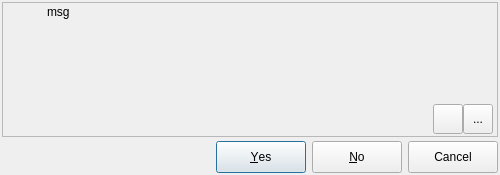
<?xml version="1.0" encoding="UTF-8"?>
<ui version="4.0">
 <class>MessageBox</class>
 <widget class="QDialog" name="MessageBox">
  <property name="windowModality">
   <enum>Qt::ApplicationModal</enum>
  </property>
  <property name="geometry">
   <rect>
    <x>0</x>
    <y>0</y>
    <width>500</width>
    <height>175</height>
   </rect>
  </property>
  <property name="sizePolicy">
   <sizepolicy hsizetype="Minimum" vsizetype="Minimum">
    <horstretch>0</horstretch>
    <verstretch>0</verstretch>
   </sizepolicy>
  </property>
  <property name="minimumSize">
   <size>
    <width>500</width>
    <height>175</height>
   </size>
  </property>
  <property name="windowTitle">
   <string>Dialog</string>
  </property>
  <property name="windowIcon">
   <iconset resource="../res/resources.qrc">
    <normaloff>:/icones/icones/pgsqlModeler48x48.png</normaloff>:/icones/icones/pgsqlModeler48x48.png</iconset>
  </property>
  <layout class="QGridLayout" name="gridLayout_4">
   <property name="margin">
    <number>2</number>
   </property>
   <property name="spacing">
    <number>4</number>
   </property>
   <item row="0" column="0">
    <widget class="QFrame" name="frame">
     <property name="sizePolicy">
      <sizepolicy hsizetype="Minimum" vsizetype="Minimum">
       <horstretch>0</horstretch>
       <verstretch>0</verstretch>
      </sizepolicy>
     </property>
     <property name="minimumSize">
      <size>
       <width>0</width>
       <height>0</height>
      </size>
     </property>
     <property name="frameShape">
      <enum>QFrame::StyledPanel</enum>
     </property>
     <property name="frameShadow">
      <enum>QFrame::Raised</enum>
     </property>
     <layout class="QGridLayout" name="gridLayout_3">
      <property name="margin">
       <number>2</number>
      </property>
      <item row="1" column="0">
       <layout class="QHBoxLayout" name="horizontalLayout_3">
        <property name="spacing">
         <number>0</number>
        </property>
        <property name="rightMargin">
         <number>2</number>
        </property>
        <item>
         <spacer name="horizontalSpacer">
          <property name="orientation">
           <enum>Qt::Horizontal</enum>
          </property>
          <property name="sizeHint" stdset="0">
           <size>
            <width>361</width>
            <height>27</height>
           </size>
          </property>
         </spacer>
        </item>
        <item>
         <widget class="QToolButton" name="show_errors_txt_tb">
          <property name="minimumSize">
           <size>
            <width>30</width>
            <height>30</height>
           </size>
          </property>
          <property name="toolTip">
           <string>Show excpetion stack in text format (useful to report errors).</string>
          </property>
          <property name="text">
           <string/>
          </property>
          <property name="icon">
           <iconset resource="../res/resources.qrc">
            <normaloff>:/icones/icones/codigofonte.png</normaloff>:/icones/icones/codigofonte.png</iconset>
          </property>
          <property name="iconSize">
           <size>
            <width>22</width>
            <height>22</height>
           </size>
          </property>
          <property name="checkable">
           <bool>true</bool>
          </property>
         </widget>
        </item>
        <item>
         <widget class="QToolButton" name="show_errors_tb">
          <property name="minimumSize">
           <size>
            <width>30</width>
            <height>30</height>
           </size>
          </property>
          <property name="toolTip">
           <string>Show/hide exceptions stack.</string>
          </property>
          <property name="text">
           <string>...</string>
          </property>
          <property name="icon">
           <iconset resource="../res/resources.qrc">
            <normaloff>:/icones/icones/refazer.png</normaloff>:/icones/icones/refazer.png</iconset>
          </property>
          <property name="iconSize">
           <size>
            <width>22</width>
            <height>22</height>
           </size>
          </property>
          <property name="checkable">
           <bool>true</bool>
          </property>
         </widget>
        </item>
       </layout>
      </item>
      <item row="0" column="0">
       <widget class="QStackedWidget" name="objs_group_wgt">
        <property name="sizePolicy">
         <sizepolicy hsizetype="Minimum" vsizetype="Minimum">
          <horstretch>0</horstretch>
          <verstretch>0</verstretch>
         </sizepolicy>
        </property>
        <property name="minimumSize">
         <size>
          <width>424</width>
          <height>0</height>
         </size>
        </property>
        <property name="frameShape">
         <enum>QFrame::NoFrame</enum>
        </property>
        <property name="frameShadow">
         <enum>QFrame::Plain</enum>
        </property>
        <property name="currentIndex">
         <number>0</number>
        </property>
        <widget class="QWidget" name="pg1_4">
         <layout class="QGridLayout" name="gridLayout_9">
          <property name="margin">
           <number>0</number>
          </property>
          <property name="spacing">
           <number>0</number>
          </property>
          <item row="0" column="0">
           <layout class="QGridLayout" name="gridLayout_7">
            <property name="spacing">
             <number>2</number>
            </property>
            <item row="0" column="0">
             <widget class="QLabel" name="icon_lbl">
              <property name="minimumSize">
               <size>
                <width>40</width>
                <height>40</height>
               </size>
              </property>
              <property name="maximumSize">
               <size>
                <width>40</width>
                <height>40</height>
               </size>
              </property>
              <property name="text">
               <string/>
              </property>
              <property name="pixmap">
               <pixmap resource="../res/resources.qrc">:/icones/icones/msgbox_erro.png</pixmap>
              </property>
              <property name="alignment">
               <set>Qt::AlignCenter</set>
              </property>
             </widget>
            </item>
            <item row="0" column="1" rowspan="2">
             <widget class="QLabel" name="msg_lbl">
              <property name="enabled">
               <bool>true</bool>
              </property>
              <property name="sizePolicy">
               <sizepolicy hsizetype="Preferred" vsizetype="Preferred">
                <horstretch>0</horstretch>
                <verstretch>0</verstretch>
               </sizepolicy>
              </property>
              <property name="minimumSize">
               <size>
                <width>0</width>
                <height>0</height>
               </size>
              </property>
              <property name="maximumSize">
               <size>
                <width>16777215</width>
                <height>16777215</height>
               </size>
              </property>
              <property name="acceptDrops">
               <bool>false</bool>
              </property>
              <property name="autoFillBackground">
               <bool>false</bool>
              </property>
              <property name="styleSheet">
               <string notr="true"/>
              </property>
              <property name="text">
               <string>msg</string>
              </property>
              <property name="textFormat">
               <enum>Qt::AutoText</enum>
              </property>
              <property name="scaledContents">
               <bool>true</bool>
              </property>
              <property name="alignment">
               <set>Qt::AlignLeading|Qt::AlignLeft|Qt::AlignTop</set>
              </property>
              <property name="wordWrap">
               <bool>true</bool>
              </property>
              <property name="margin">
               <number>4</number>
              </property>
              <property name="textInteractionFlags">
               <set>Qt::TextSelectableByKeyboard|Qt::TextSelectableByMouse</set>
              </property>
             </widget>
            </item>
            <item row="1" column="0">
             <spacer name="verticalSpacer">
              <property name="orientation">
               <enum>Qt::Vertical</enum>
              </property>
              <property name="sizeHint" stdset="0">
               <size>
                <width>37</width>
                <height>26</height>
               </size>
              </property>
             </spacer>
            </item>
           </layout>
          </item>
         </layout>
        </widget>
        <widget class="QWidget" name="pg2_4">
         <layout class="QGridLayout" name="gridLayout_8">
          <property name="leftMargin">
           <number>2</number>
          </property>
          <property name="topMargin">
           <number>2</number>
          </property>
          <property name="rightMargin">
           <number>0</number>
          </property>
          <property name="bottomMargin">
           <number>0</number>
          </property>
          <property name="spacing">
           <number>0</number>
          </property>
          <item row="0" column="0">
           <widget class="QTreeWidget" name="exceptions_trw">
            <property name="lineWidth">
             <number>1</number>
            </property>
            <property name="midLineWidth">
             <number>1</number>
            </property>
            <property name="autoScrollMargin">
             <number>16</number>
            </property>
            <property name="editTriggers">
             <set>QAbstractItemView::NoEditTriggers</set>
            </property>
            <property name="alternatingRowColors">
             <bool>true</bool>
            </property>
            <property name="selectionMode">
             <enum>QAbstractItemView::NoSelection</enum>
            </property>
            <property name="selectionBehavior">
             <enum>QAbstractItemView::SelectItems</enum>
            </property>
            <property name="indentation">
             <number>15</number>
            </property>
            <property name="uniformRowHeights">
             <bool>false</bool>
            </property>
            <property name="animated">
             <bool>false</bool>
            </property>
            <property name="wordWrap">
             <bool>false</bool>
            </property>
            <column>
             <property name="text">
              <string>Exceptions</string>
             </property>
            </column>
           </widget>
          </item>
         </layout>
        </widget>
        <widget class="QWidget" name="page">
         <layout class="QGridLayout" name="gridLayout_5">
          <property name="margin">
           <number>2</number>
          </property>
          <item row="0" column="0">
           <widget class="QTextBrowser" name="exceptions_txt">
            <property name="font">
             <font>
              <family>DejaVu Sans Mono</family>
              <pointsize>8</pointsize>
             </font>
            </property>
            <property name="lineWrapMode">
             <enum>QTextEdit::NoWrap</enum>
            </property>
            <property name="acceptRichText">
             <bool>false</bool>
            </property>
           </widget>
          </item>
         </layout>
        </widget>
       </widget>
      </item>
     </layout>
    </widget>
   </item>
   <item row="1" column="0">
    <layout class="QGridLayout" name="gridLayout_2">
     <item row="0" column="1">
      <spacer>
       <property name="orientation">
        <enum>Qt::Horizontal</enum>
       </property>
       <property name="sizeHint" stdset="0">
        <size>
         <width>298</width>
         <height>27</height>
        </size>
       </property>
      </spacer>
     </item>
     <item row="0" column="2">
      <widget class="QWidget" name="container_wgt" native="true">
       <layout class="QGridLayout" name="gridLayout">
        <property name="margin">
         <number>0</number>
        </property>
        <item row="0" column="0">
         <widget class="QPushButton" name="yes_ok_btn">
          <property name="minimumSize">
           <size>
            <width>90</width>
            <height>32</height>
           </size>
          </property>
          <property name="maximumSize">
           <size>
            <width>90</width>
            <height>16777215</height>
           </size>
          </property>
          <property name="text">
           <string>&amp;Yes</string>
          </property>
          <property name="icon">
           <iconset resource="../res/resources.qrc">
            <normaloff>:/icones/icones/confirmar.png</normaloff>:/icones/icones/confirmar.png</iconset>
          </property>
          <property name="autoDefault">
           <bool>true</bool>
          </property>
          <property name="default">
           <bool>false</bool>
          </property>
         </widget>
        </item>
        <item row="0" column="2">
         <widget class="QPushButton" name="no_btn">
          <property name="minimumSize">
           <size>
            <width>90</width>
            <height>32</height>
           </size>
          </property>
          <property name="maximumSize">
           <size>
            <width>90</width>
            <height>16777215</height>
           </size>
          </property>
          <property name="text">
           <string>&amp;No</string>
          </property>
          <property name="icon">
           <iconset resource="../res/resources.qrc">
            <normaloff>:/icones/icones/fechar1.png</normaloff>:/icones/icones/fechar1.png</iconset>
          </property>
         </widget>
        </item>
        <item row="0" column="3">
         <widget class="QPushButton" name="cancel_btn">
          <property name="minimumSize">
           <size>
            <width>90</width>
            <height>32</height>
           </size>
          </property>
          <property name="text">
           <string>Cancel</string>
          </property>
          <property name="icon">
           <iconset resource="../res/resources.qrc">
            <normaloff>:/icones/icones/msgbox_erro.png</normaloff>:/icones/icones/msgbox_erro.png</iconset>
          </property>
         </widget>
        </item>
       </layout>
      </widget>
     </item>
     <item row="0" column="0">
      <widget class="QLabel" name="label">
       <property name="text">
        <string/>
       </property>
       <property name="pixmap">
        <pixmap resource="../res/resources.qrc">:/imagens/imagens/pgmodeler_name.png</pixmap>
       </property>
      </widget>
     </item>
    </layout>
   </item>
  </layout>
 </widget>
 <resources>
  <include location="../res/resources.qrc"/>
 </resources>
 <connections/>
</ui>
